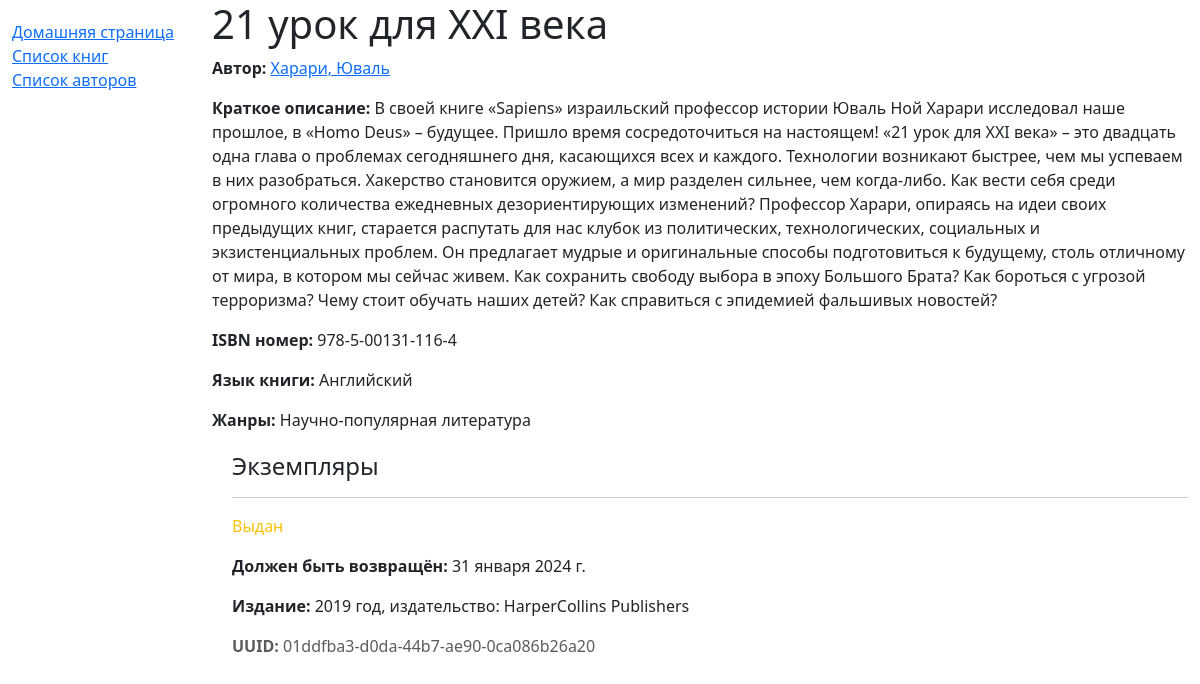
/catalog/book/2, run on the app's committed database.
### catalog/models.py (models this page shows, shortened)
class Book(models.Model):
    title = models.CharField(verbose_name='Название книги', max_length=200, help_text='Название книги')
    summary = models.TextField(verbose_name='Описание', max_length=1500, help_text='Краткое описание книги')
    isbn = models.CharField(verbose_name='ISBN', max_length=25, help_text='13-ти символьный <a href="https://www.isbn-international.org/content/what-isbn''">ISBN номер</a>')
    genre = models.ManyToManyField(Genre, verbose_name='Жанр', help_text='Жанры, к которым относится книга')
    language = models.ForeignKey('Language', verbose_name='Язык', on_delete=models.DO_NOTHING, help_text='Язык, на котором написана книга')
    author = models.ForeignKey('Author', verbose_name='Автор', on_delete=models.SET_NULL, null=True, help_text='Автор книги')
    class Meta:
        ordering = ['author', 'title', 'language']
        verbose_name = 'Книгу'
        verbose_name_plural = 'Книги'

class Author(models.Model):
    first_name = models.CharField(verbose_name='Имя', max_length=100, help_text='Имя и отчество (опционально) автора')
    last_name = models.CharField(verbose_name='Фамилия', max_length=100, help_text='Фамилия автора')
    date_of_birth = models.DateField(verbose_name='Дата рождения', null=True, blank=True, help_text='Дата рождения автора')
    date_of_death = models.DateField(verbose_name='Дата смерти', null=True, blank=True, help_text='Дата смерти автора')
    class Meta:
        ordering = ['last_name', 'first_name']
        verbose_name = 'Автора'
        verbose_name_plural = 'Авторы'
    def get_absolute_url(self):
        return reverse('author-detail', args=[str(self.id)])
    def __str__(self) -> str:
        return '%s, %s' % (self.last_name, self.first_name)

class Language(models.Model):
    name = models.CharField(verbose_name='Язык', max_length=100, unique=True, help_text='Язык, на котором написан оригинал')
    class Meta:
        ordering = ['name']
        verbose_name = 'Язык'
        verbose_name_plural = 'Языки'
    def __str__(self) -> str:
        return '%s' % (str(self.name))

class Genre(models.Model):
    name = models.CharField(verbose_name='Название жанра', max_length=200, unique=True, help_text='Название жанра (Научная фантастик, психология и т.п.)')
    def __str__(self) -> str:
        return self.name
    class Meta:
        ordering = ['name']
        verbose_name = 'Жанр'
        verbose_name_plural = 'Жанры'

class BookInstance(models.Model):
    id = models.UUIDField(primary_key=True, verbose_name='UUID', default=uuid.uuid4, help_text='Уникальный идентификатор экземпляря книги')
    imprint = models.CharField(verbose_name='Издание', max_length=200, help_text='Дата издания книги, издатель и т.п.')
    due_back = models.DateField(verbose_name='Дата возрата', null=True, blank=True, help_text='Дата, когда экземпляр должен быть возвращен')
    book = models.ForeignKey('Book', verbose_name='Книга', on_delete=models.RESTRICT, null=True, help_text='Книга, к которой относится экземпляр')
    borrower = models.ForeignKey(settings.AUTH_USER_MODEL, verbose_name='Владелец', on_delete=models.SET_NULL, null=True, blank=True, help_text='Человек, который забрал экземпляр')
    LOAN_STATUS = (
        ('m', 'На обслуживании'),
        ('o', 'Выдан'),
        ('a', 'Доступен'),
        ('r', 'Забронирован')
    )
    status = models.CharField(verbose_name='Статус экземпляра', max_length=1, choices=LOAN_STATUS, blank=True, default='m', help_text='Доступность экземпляр')
    class Meta:
        ordering = ['book', 'due_back']
        verbose_name = 'Экземпляр книги'
        verbose_name_plural = 'Экземпляры книг'
        permissions = (("can_mark_returned", "Set book as returned"),)

### catalog/views.py (the view)
# urls.py: re_path(r'^book/(?P<pk>\d+)$', views.BookDetailView.as_view(), name='book-detail'),
class BookDetailView(generic.DetailView):
    model = Book

### catalog/templates/catalog/book_detail.html (shortened to what this page needs)
{% extends "base_generic.html" %}
{% block content %}
  <h1>{{ book.title }}</h1>
  <p><strong>Автор: </strong><a href="{{ book.author.get_absolute_url }}">{{ book.author }}</a></p>
  <p><strong>Краткое описание:</strong> {{ book.summary }}</p>
  <p><strong>ISBN номер:</strong> {{ book.isbn }}</p>
  <p><strong>Язык книги:</strong> {{ book.language }}</p>
  <p><strong>Жанры:</strong> {{ book.genre.all|join:", " }}</p>
  <div style="margin-left:20px;margin-top:20px">
    <h4>Экземпляры</h4>
    {% for copy in book.bookinstance_set.all %}
      <hr />
      <p
        class="{% if copy.status == 'a' %}text-success{% elif copy.status == 'm' %}text-danger{% else %}text-warning{% endif %}">
        {{ copy.get_status_display }}
      </p>
      {% if copy.status != 'a' %}
        <p><strong>Должен быть возвращён:</strong> {{ copy.due_back }}</p>
      {% endif %}
      <p><strong>Издание:</strong> {{ copy.imprint }}</p>
      <p class="text-muted"><strong>UUID:</strong> {{ copy.id }}</p>
    {% endfor %}
  </div>
{% endblock %}

### data on the page
Book: author "Харари, Юваль", summary "В своей книге «Sapiens» израильский профессор истории Юваль Ной Харари исследовал наше прошлое, в «Homo Deus» – будущее. Пришло время сосредоточиться на настоящем! «21 урок для XXI века» – это двадцать одна глава о проблемах сегодняшнего дня, касающихся всех и каждого. Технологии возникают быстрее, чем мы успеваем в них разобраться. Хакерство становится оружием, а мир разделен сильнее, чем когда-либо. Как вести себя среди огромного количества ежедневных дезориентирующих изменений? Профессор Харари, опираясь на идеи своих предыдущих книг, старается распутать для нас клубок из политических, технологических, социальных и экзистенциальных проблем. Он предлагает мудрые и оригинальные способы…", isbn "978-5-00131-116-4", language "Английский", genre.all "Научно-популярная литература"
BookInstance: status "Выдан", due_back "31 января 2024 г.", imprint "2019 год, издательство: HarperCollins Publishers", id "01ddfba3-d0da-44b7-ae90-0ca086b26a20"
